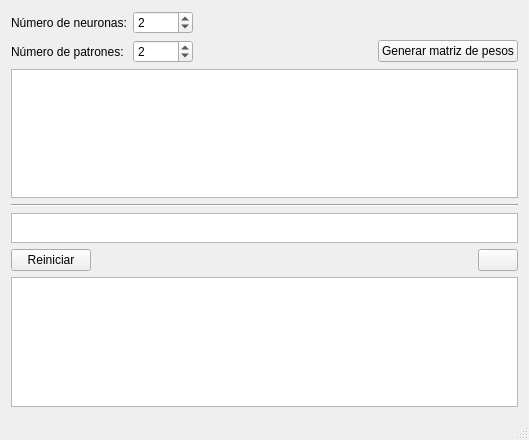
<?xml version="1.0" encoding="UTF-8"?>
<ui version="4.0">
 <class>MainWindow</class>
 <widget class="QMainWindow" name="MainWindow">
  <property name="geometry">
   <rect>
    <x>0</x>
    <y>0</y>
    <width>529</width>
    <height>440</height>
   </rect>
  </property>
  <property name="windowTitle">
   <string>Red Neuronal de Hopfield</string>
  </property>
  <widget class="QWidget" name="centralWidget">
   <layout class="QVBoxLayout" name="verticalLayout">
    <item>
     <layout class="QHBoxLayout" name="horizontalLayout">
      <item>
       <widget class="QLabel" name="label">
        <property name="text">
         <string>Número de neuronas:</string>
        </property>
       </widget>
      </item>
      <item>
       <widget class="QSpinBox" name="neuronCountSpinBox">
        <property name="minimumSize">
         <size>
          <width>60</width>
          <height>0</height>
         </size>
        </property>
        <property name="value">
         <number>2</number>
        </property>
       </widget>
      </item>
      <item>
       <spacer name="horizontalSpacer">
        <property name="orientation">
         <enum>Qt::Horizontal</enum>
        </property>
        <property name="sizeHint" stdset="0">
         <size>
          <width>40</width>
          <height>20</height>
         </size>
        </property>
       </spacer>
      </item>
     </layout>
    </item>
    <item>
     <layout class="QHBoxLayout" name="horizontalLayout_2">
      <item>
       <widget class="QLabel" name="label_2">
        <property name="text">
         <string>Número de patrones: </string>
        </property>
       </widget>
      </item>
      <item>
       <widget class="QSpinBox" name="patternCountSpinBox">
        <property name="minimumSize">
         <size>
          <width>60</width>
          <height>0</height>
         </size>
        </property>
        <property name="maximumSize">
         <size>
          <width>60</width>
          <height>16777215</height>
         </size>
        </property>
        <property name="value">
         <number>2</number>
        </property>
       </widget>
      </item>
      <item>
       <spacer name="horizontalSpacer_2">
        <property name="orientation">
         <enum>Qt::Horizontal</enum>
        </property>
        <property name="sizeHint" stdset="0">
         <size>
          <width>40</width>
          <height>20</height>
         </size>
        </property>
       </spacer>
      </item>
      <item>
       <widget class="QPushButton" name="generateWeightedMatrixButton">
        <property name="text">
         <string>Generar matriz de pesos</string>
        </property>
       </widget>
      </item>
     </layout>
    </item>
    <item>
     <widget class="QTableWidget" name="patternsTableWidget">
      <property name="minimumSize">
       <size>
        <width>0</width>
        <height>80</height>
       </size>
      </property>
      <attribute name="horizontalHeaderVisible">
       <bool>false</bool>
      </attribute>
      <attribute name="horizontalHeaderHighlightSections">
       <bool>false</bool>
      </attribute>
      <attribute name="horizontalHeaderStretchLastSection">
       <bool>false</bool>
      </attribute>
      <attribute name="verticalHeaderVisible">
       <bool>false</bool>
      </attribute>
     </widget>
    </item>
    <item>
     <widget class="Line" name="line">
      <property name="orientation">
       <enum>Qt::Horizontal</enum>
      </property>
     </widget>
    </item>
    <item>
     <widget class="QTableWidget" name="inputPatternTableWidget">
      <property name="minimumSize">
       <size>
        <width>0</width>
        <height>30</height>
       </size>
      </property>
      <property name="maximumSize">
       <size>
        <width>16777215</width>
        <height>30</height>
       </size>
      </property>
      <attribute name="horizontalHeaderVisible">
       <bool>false</bool>
      </attribute>
      <attribute name="horizontalHeaderHighlightSections">
       <bool>false</bool>
      </attribute>
      <attribute name="verticalHeaderVisible">
       <bool>false</bool>
      </attribute>
     </widget>
    </item>
    <item>
     <layout class="QHBoxLayout" name="horizontalLayout_3">
      <item>
       <widget class="QPushButton" name="resetButton">
        <property name="text">
         <string>Reiniciar</string>
        </property>
       </widget>
      </item>
      <item>
       <spacer name="horizontalSpacer_3">
        <property name="orientation">
         <enum>Qt::Horizontal</enum>
        </property>
        <property name="sizeHint" stdset="0">
         <size>
          <width>40</width>
          <height>20</height>
         </size>
        </property>
       </spacer>
      </item>
      <item>
       <widget class="QPushButton" name="associateButton">
        <property name="text">
         <string/>
        </property>
       </widget>
      </item>
     </layout>
    </item>
    <item>
     <widget class="QTableWidget" name="outputPatternTableWidget">
      <property name="minimumSize">
       <size>
        <width>0</width>
        <height>80</height>
       </size>
      </property>
      <attribute name="horizontalHeaderVisible">
       <bool>false</bool>
      </attribute>
      <attribute name="verticalHeaderVisible">
       <bool>false</bool>
      </attribute>
     </widget>
    </item>
   </layout>
  </widget>
  <widget class="QMenuBar" name="menuBar">
   <property name="geometry">
    <rect>
     <x>0</x>
     <y>0</y>
     <width>529</width>
     <height>22</height>
    </rect>
   </property>
  </widget>
  <widget class="QStatusBar" name="statusBar">
   <property name="font">
    <font>
     <weight>75</weight>
     <bold>true</bold>
    </font>
   </property>
  </widget>
 </widget>
 <layoutdefault spacing="6" margin="11"/>
 <resources/>
 <connections/>
</ui>
